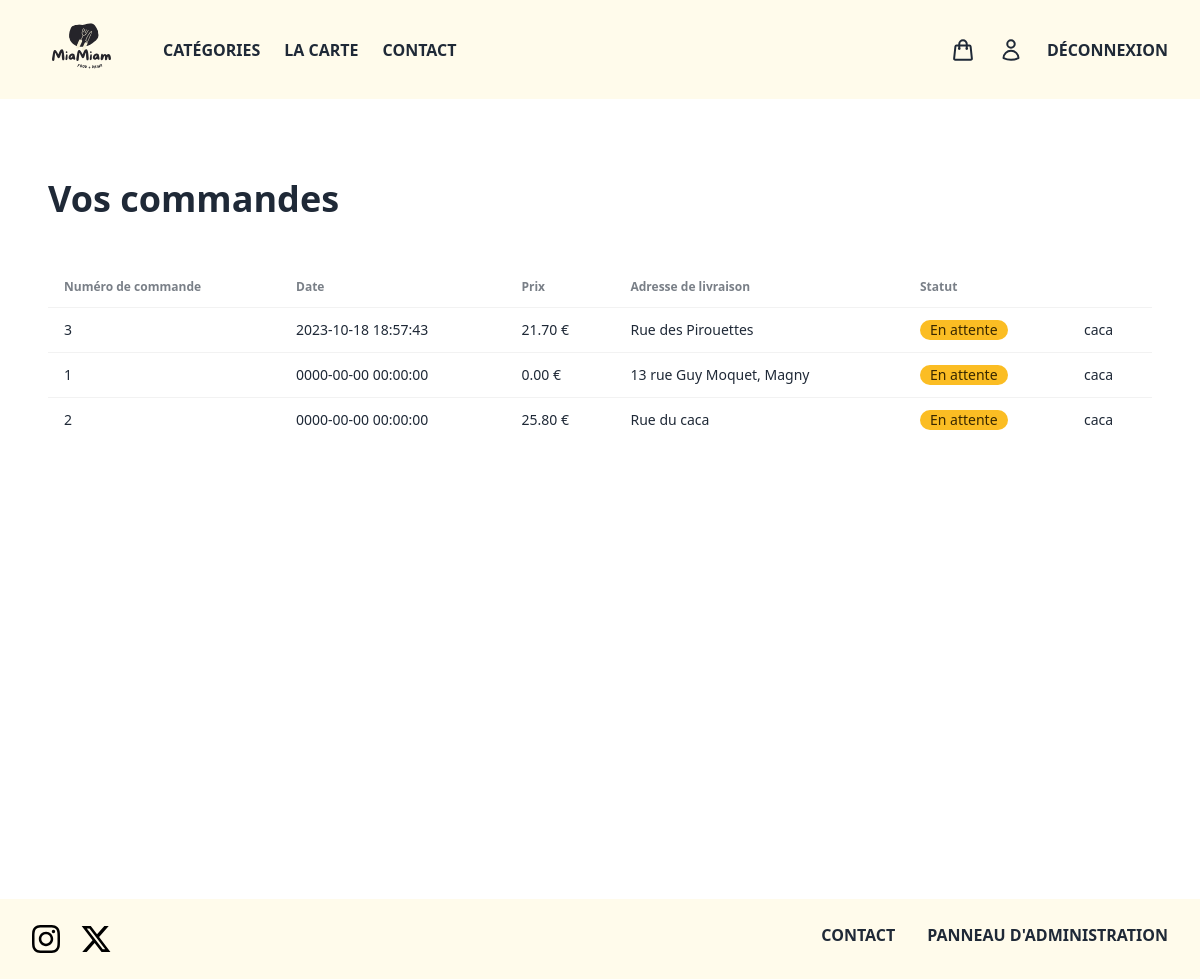
/account.php (signed in), run on an earlier commit of the app's database.
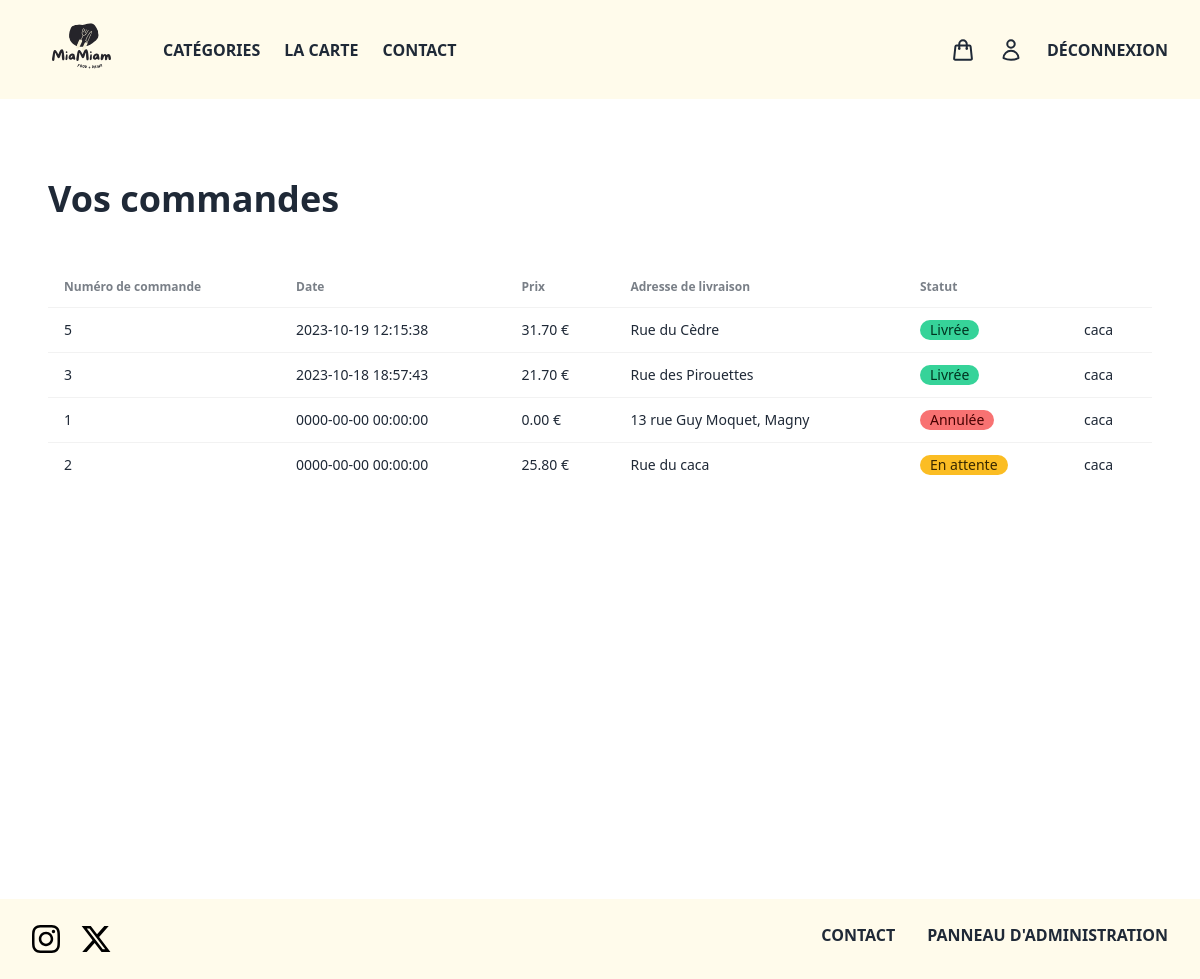
And on a later commit of the database.
### tables this page shows
CREATE TABLE IF NOT EXISTS `food_order` (
  `id` int NOT NULL AUTO_INCREMENT,
  `price` decimal(10,2) NOT NULL,
  `user_id` int NOT NULL,
  `delivery_address` varchar(255) NOT NULL,
  `order_date` timestamp NOT NULL DEFAULT CURRENT_TIMESTAMP,
  `status` varchar(255) NOT NULL,
  `comment` varchar(255) NOT NULL,
  PRIMARY KEY (`id`)
);

### account.php (the view, shortened to what this page needs)
<?php
require("connection.php");
try {
    $sql = "SELECT * FROM food_order WHERE user_id = :user_id ORDER BY order_date DESC";
    $stmt = $conn->prepare($sql);
    $stmt->execute(array(
        ":user_id" => $_SESSION["shop_id"]
    ));
    $orders = $stmt->fetchAll();
} catch (PDOException $e) {
    echo $e->getMessage();
}
?>
<!DOCTYPE html>
<html lang="en">
<head>
    <link rel="stylesheet" href="css/output.css" />
</head>
<body>
    <?php require("components/header.php"); ?>
    <main class="mx-auto min-h-screen max-w-screen-xl px-12 py-8">
        <div class="mb-12">
            <h2 class="mt-12 text-4xl font-bold">Vos commandes</h2>
        </div>
        <table class="table col-span-2">
            <thead>
                <tr>
                    <th>Numéro de commande</th>
                    <th>Date</th>
                    <th>Prix</th>
                    <th>Adresse de livraison</th>
                    <th>Statut</th>
                    <th></th>
                </tr>
            </thead>
            <tbody>
                <?php foreach ($orders as $order) { ?>
                    <tr>
                        <td>
                            <?php echo $order["id"]; ?>
                        </td>
                        <td>
                            <?php echo $order["order_date"]; ?>
                        </td>
                        <td>
                            <?php echo $order["price"]; ?> €
                        </td>
                        <td>
                            <?php echo $order["delivery_address"]; ?>
                        </td>
                        <td>
                            <?php if ($order["status"] === "En attente") { ?>
                                <div class="badge badge-warning gap-2">
                                    <?php echo $order["status"]; ?>
                                </div>
                            <?php } else if ($order["status"] === "En cours de livraison") { ?>
                                <div class="badge badge-primary gap-2">
                                    <?php echo $order["status"]; ?>
                                </div>
                            <?php } else if ($order["status"] === "Livrée") { ?>
                                <div class="badge badge-success gap-2">
                                    <?php echo $order["status"]; ?>
                                </div>
                            <?php } else if ($order["status"] === "Annulée") { ?>
                                <div class="badge badge-error gap-2">
                                    <?php echo $order["status"]; ?>
                                </div>
                            <?php } ?>
                        </td>
                        <td>
                            caca
                    </tr>
                <?php } ?>
            </tbody>
        </table>
    </main>
    <?php require("components/footer.php"); ?>
</body>
</html>

What changed in the data, as far as the page shows it:
added food_order: id "5", order_date "2023-10-19 12:15:38", price "31.70", delivery_address "Rue du Cèdre", status "Livrée"
changed food_order "Rue des Pirouettes": status "En attente" → "Livrée"
changed food_order "13 rue Guy Moquet, Magny": status "En attente" → "Annulée"
